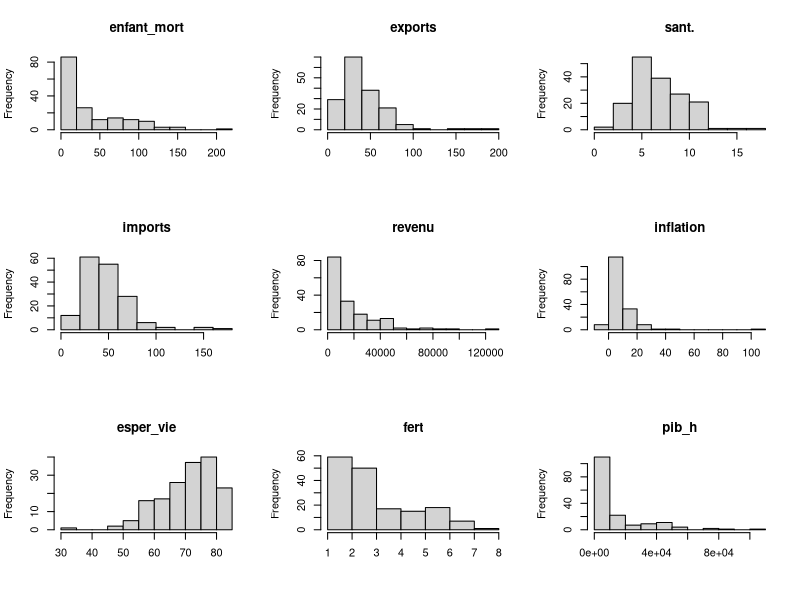

The R script that drew this image:
## ---- chunk 1
donnee <- read.csv("Pays_donnees.csv", sep = ',', row.names = 1)
head(donnee)
## ---- chunk 2
na.omit(donnee)
## ---- chunk 3
summary(donnee)
str(donnee)
dim(donnee)
## ---- chunk 4
# Histogramme de chaque variable
par(mfrow=c(3,3)) # Afficher les 9 histogrammes dans une grille 3x3
for (i in 1:9) {
  hist(donnee[,i], main=colnames(donnee)[i], xlab="")
}

